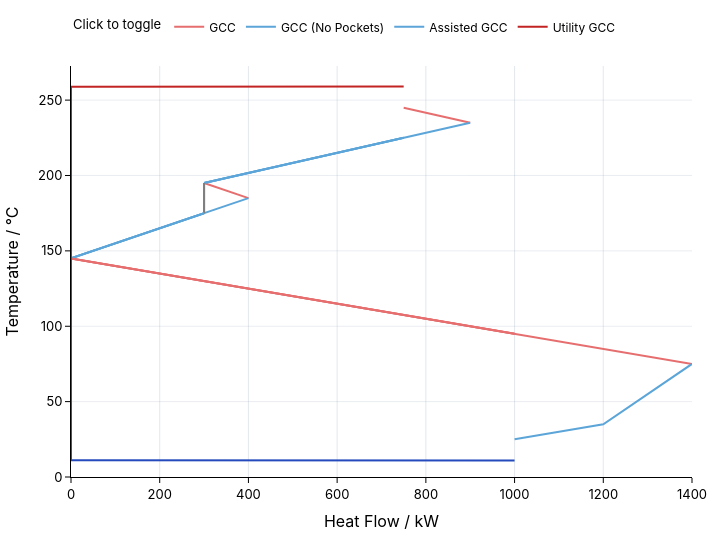

Notebook code cell kept with this figure:
### Code cell
gcc = problem.plot.grand_composite_curve(show=True)

### Figure 1 — Plotly figure (JSON) as saved in the notebook; plotly's stock layout.template omitted (floating-point values rounded to 4 significant figures)
{"data": [{"hovertemplate": "GCC<br>Heat Flow / kW: %{x}<br>Temperature / °C: %{y}<extra></extra>", "legendgroup": "GCC", "line": {"color": "#e66e6e", "width": 2}, "mode": "lines", "name": "GCC", "showlegend": true, "type": "scatter", "x": [750, 900], "y": [245, 235]}, {"hovertemplate": "GCC<br>Heat Flow / kW: %{x}<br>Temperature / °C: %{y}<extra></extra>", "legendgroup": "GCC", "line": {"color": "#5ca5d9", "width": 2}, "mode": "lines", "name": "GCC", "showlegend": false, "type": "scatter", "x": [900, 300], "y": [235, 195]}, {"hovertemplate": "GCC<br>Heat Flow / kW: %{x}<br>Temperature / °C: %{y}<extra></extra>", "legendgroup": "GCC", "line": {"color": "#e66e6e", "width": 2}, "mode": "lines", "name": "GCC", "showlegend": false, "type": "scatter", "x": [300, 333.3, 400], "y": [195, 191.7, 185]}, {"hovertemplate": "GCC<br>Heat Flow / kW: %{x}<br>Temperature / °C: %{y}<extra></extra>", "legendgroup": "GCC", "line": {"color": "#5ca5d9", "width": 2}, "mode": "lines", "name": "GCC", "showlegend": false, "type": "scatter", "x": [400, 0], "y": [185, 145]}, {"hovertemplate": "GCC<br>Heat Flow / kW: %{x}<br>Temperature / °C: %{y}<extra></extra>", "legendgroup": "GCC", "line": {"color": "#e66e6e", "width": 2}, "mode": "lines", "name": "GCC", "showlegend": false, "type": "scatter", "x": [0, 1400], "y": [145, 75]}, {"hovertemplate": "GCC<br>Heat Flow / kW: %{x}<br>Temperature / °C: %{y}<extra></extra>", "legendgroup": "GCC", "line": {"color": "#5ca5d9", "width": 2}, "mode": "lines", "name": "GCC", "showlegend": false, "type": "scatter", "x": [1400, 1200, 1000], "y": [75, 35, 25]}, {"hovertemplate": "GCC (No Pockets)<br>Heat Flow / kW: %{x}<br>Temperature / °C: %{y}<extra></extra>", "legendgroup": "GCC (No Pockets)", "line": {"color": "#5ca5d9", "width": 2}, "mode": "lines", "name": "GCC (No Pockets)", "showlegend": true, "type": "scatter", "x": [750, 300], "y": [225, 195]}, {"hovertemplate": "GCC (No Pockets)<br>Heat Flow / kW: %{x}<br>Temperature / °C: %{y}<extra></extra>", "legendgroup": "GCC (No Pockets)", "line": {"color": "#7f7f7f", "width": 2}, "mode": "lines", "name": "GCC (No Pockets)", "showlegend": false, "type": "scatter", "x": [300, 300], "y": [195, 175]}, {"hovertemplate": "GCC (No Pockets)<br>Heat Flow / kW: %{x}<br>Temperature / °C: %{y}<extra></extra>", "legendgroup": "GCC (No Pockets)", "line": {"color": "#5ca5d9", "width": 2}, "mode": "lines", "name": "GCC (No Pockets)", "showlegend": false, "type": "scatter", "x": [300, 0], "y": [175, 145]}, {"hovertemplate": "GCC (No Pockets)<br>Heat Flow / kW: %{x}<br>Temperature / °C: %{y}<extra></extra>", "legendgroup": "GCC (No Pockets)", "line": {"color": "#e66e6e", "width": 2}, "mode": "lines", "name": "GCC (No Pockets)", "showlegend": false, "type": "scatter", "x": [0, 1000], "y": [145, 95]}, {"hovertemplate": "Assisted GCC<br>Heat Flow / kW: %{x}<br>Temperature / °C: %{y}<extra></extra>", "legendgroup": "Assisted GCC", "line": {"color": "#5ca5d9", "width": 2}, "mode": "lines", "name": "Assisted GCC", "showlegend": true, "type": "scatter", "x": [750, 300], "y": [225, 195]}, {"hovertemplate": "Assisted GCC<br>Heat Flow / kW: %{x}<br>Temperature / °C: %{y}<extra></extra>", "legendgroup": "Assisted GCC", "line": {"color": "#7f7f7f", "width": 2}, "mode": "lines", "name": "Assisted GCC", "showlegend": false, "type": "scatter", "x": [300, 300], "y": [195, 175]}, {"hovertemplate": "Assisted GCC<br>Heat Flow / kW: %{x}<br>Temperature / °C: %{y}<extra></extra>", "legendgroup": "Assisted GCC", "line": {"color": "#5ca5d9", "width": 2}, "mode": "lines", "name": "Assisted GCC", "showlegend": false, "type": "scatter", "x": [300, 0], "y": [175, 145]}, {"hovertemplate": "Assisted GCC<br>Heat Flow / kW: %{x}<br>Temperature / °C: %{y}<extra></extra>", "legendgroup": "Assisted GCC", "line": {"color": "#e66e6e", "width": 2}, "mode": "lines", "name": "Assisted GCC", "showlegend": false, "type": "scatter", "x": [0, 1000], "y": [145, 95]}, {"hovertemplate": "Utility GCC<br>Heat Flow / kW: %{x}<br>Temperature / °C: %{y}<extra></extra>", "legendgroup": "Utility GCC", "line": {"color": "#C22323", "width": 2}, "mode": "lines", "name": "Utility GCC", "showlegend": true, "type": "scatter", "x": [750, 0], "y": [259, 258.9]}, {"hovertemplate": "Utility GCC<br>Heat Flow / kW: %{x}<br>Temperature / °C: %{y}<extra></extra>", "legendgroup": "Utility GCC", "line": {"color": "#C22323", "width": 2}, "mode": "lines", "name": "Utility GCC", "showlegend": false, "type": "scatter", "x": [0, 0], "y": [258.9, 11.1]}, {"hovertemplate": "Utility GCC<br>Heat Flow / kW: %{x}<br>Temperature / °C: %{y}<extra></extra>", "legendgroup": "Utility GCC", "line": {"color": "#244abd", "width": 2}, "mode": "lines", "name": "Utility GCC", "showlegend": false, "type": "scatter", "x": [0, 1000], "y": [11.1, 11]}], "layout": {"autosize": false, "font": {"color": "#000000", "family": "IBM Plex Sans, Inter, system-ui, sans-serif", "size": 13}, "height": 540, "hoverlabel": {"bgcolor": "#ffffff", "font": {"color": "#000000"}}, "hovermode": "closest", "legend": {"font": {"color": "#000000", "size": 12}, "orientation": "h", "title": {"font": {"color": "#000000", "size": 13}, "text": "Click to toggle"}, "y": 1.06, "yanchor": "bottom"}, "margin": {"b": 48, "l": 50, "r": 28, "t": 64}, "paper_bgcolor": "#ffffff", "plot_bgcolor": "#ffffff", "width": 720, "xaxis": {"gridcolor": "rgba(148, 163, 184, 0.25)", "linecolor": "#000000", "rangemode": "tozero", "showgrid": true, "showline": true, "tickcolor": "#000000", "tickfont": {"color": "#000000"}, "ticks": "outside", "title": {"font": {"color": "#000000"}, "text": "Heat Flow / kW"}, "zeroline": true, "zerolinecolor": "rgba(15, 23, 42, 0.8)", "zerolinewidth": 1.25}, "yaxis": {"gridcolor": "rgba(148, 163, 184, 0.2)", "linecolor": "#000000", "rangemode": "tozero", "showgrid": true, "showline": true, "tickcolor": "#000000", "tickfont": {"color": "#000000"}, "ticks": "outside", "title": {"font": {"color": "#000000"}, "text": "Temperature / °C"}, "zeroline": true, "zerolinecolor": "rgba(15, 23, 42, 0.8)", "zerolinewidth": 1.25}}}
